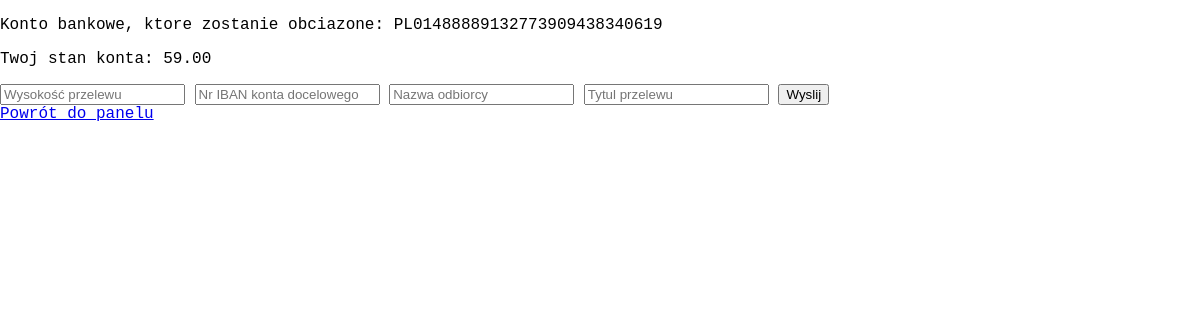
Before: /make_transfer (signed in) with the older database file.
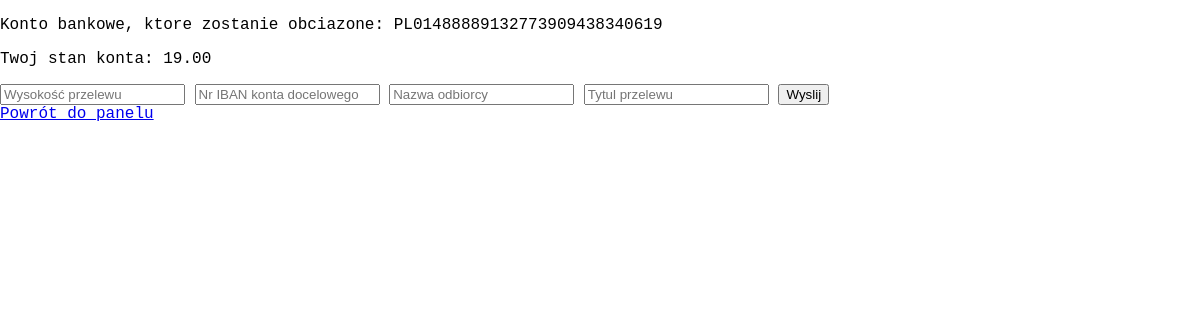
After: the same page with the newer database file.
### app/__init__.py (models this page shows, shortened)
class Customers(db.Model, UserMixin):
    __tablename__ = "Customers"
    customer_id = db.Column(db.String(16), primary_key=True, unique=True)
    iban_number = db.Column(db.String(28), nullable=False, unique=True)
    account_balance = db.Column(db.Float, nullable=False)
    pesel = db.Column(db.String(11), db.ForeignKey('Users.pesel'))

### app/views.py (the view, shortened to what this page needs)
@app.route("/make_transfer", methods=['GET', 'POST'])
@login_required
def make_transfer():
    login = current_user.login
    user = Users.query.filter_by(login=login).first()
    customer = Customers.query.filter_by(pesel=user.pesel).first()
    form = Transfer_form()
    return render_template("make_transfer.html",form=form, iban_source=customer.iban_number, balance=customer.account_balance)

### app/models/utils.py
class Transfer_form(FlaskForm):
    amount = StringField(validators=[InputRequired(), Length(min=1)], render_kw={'placeholder': 'Wysokość przelewu'})
    iban_destination = StringField(validators=[InputRequired(), Length(min=28, max=28)], render_kw={'placeholder': 'Nr IBAN konta docelowego'})
    receiver_name = StringField(validators=[InputRequired(), Length(min=1)], render_kw={'placeholder': 'Nazwa odbiorcy'})
    title = StringField(validators=[InputRequired(), Length(min=1)], render_kw={'placeholder': 'Tytul przelewu'})
    submit = SubmitField("Wyslij")

### app/views.py (called while the page is built)
@login_manager.user_loader
def load_user(pesel):
    return Users.query.get(pesel)

### app/templates/make_transfer.html (shortened to what this page needs)
{% extends 'base.html'%}
{% block body %}
<p> Konto bankowe, ktore zostanie obciazone: {{ iban_source }} </p>
<p> Twoj stan konta: {{ "%.2f"|format(balance) }}</p>
<form method="POST" action="">
    {{ form.amount }}
    {{ form.iban_destination }}
    {{ form.receiver_name }}
    {{ form.title }}
    {{ form.submit }}
</form>
<a href="{{ url_for('dashboard') }}">Powrót do panelu</a>
{% endblock %}

Changed rows visible on the page:
changed Customers "PL01488889132773909438340619": account_balance "59.00" → "19.00"
